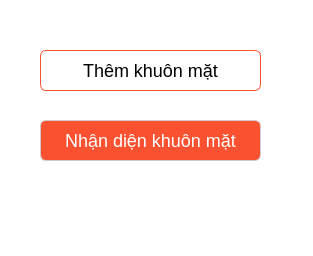
<?xml version="1.0" encoding="UTF-8"?>
<ui version="4.0">
 <class>MainWindow</class>
 <widget class="QMainWindow" name="MainWindow">
  <property name="geometry">
   <rect>
    <x>0</x>
    <y>0</y>
    <width>313</width>
    <height>256</height>
   </rect>
  </property>
  <property name="windowTitle">
   <string>MainWindow</string>
  </property>
  <property name="styleSheet">
   <string notr="true">background-color: #fff;</string>
  </property>
  <widget class="QWidget" name="centralwidget">
   <widget class="QPushButton" name="btnAddFace">
    <property name="geometry">
     <rect>
      <x>40</x>
      <y>50</y>
      <width>221</width>
      <height>41</height>
     </rect>
    </property>
    <property name="cursor">
     <cursorShape>PointingHandCursor</cursorShape>
    </property>
    <property name="styleSheet">
     <string notr="true">border: 1px solid #fa5230;
border-radius: 6px;
background-color: #fff;
font-size: 18px;</string>
    </property>
    <property name="text">
     <string>Thêm khuôn mặt</string>
    </property>
   </widget>
   <widget class="QPushButton" name="btnDetect">
    <property name="geometry">
     <rect>
      <x>40</x>
      <y>120</y>
      <width>221</width>
      <height>41</height>
     </rect>
    </property>
    <property name="cursor">
     <cursorShape>PointingHandCursor</cursorShape>
    </property>
    <property name="styleSheet">
     <string notr="true">background-color: #fa5230;
border: 1px solid #ccc;
color: #fff;
font-size: 18px;
border-radius: 6px;</string>
    </property>
    <property name="text">
     <string>Nhận diện khuôn mặt</string>
    </property>
   </widget>
  </widget>
  <widget class="QMenuBar" name="menubar">
   <property name="geometry">
    <rect>
     <x>0</x>
     <y>0</y>
     <width>313</width>
     <height>26</height>
    </rect>
   </property>
  </widget>
  <widget class="QStatusBar" name="statusbar"/>
 </widget>
 <resources/>
 <connections/>
</ui>
